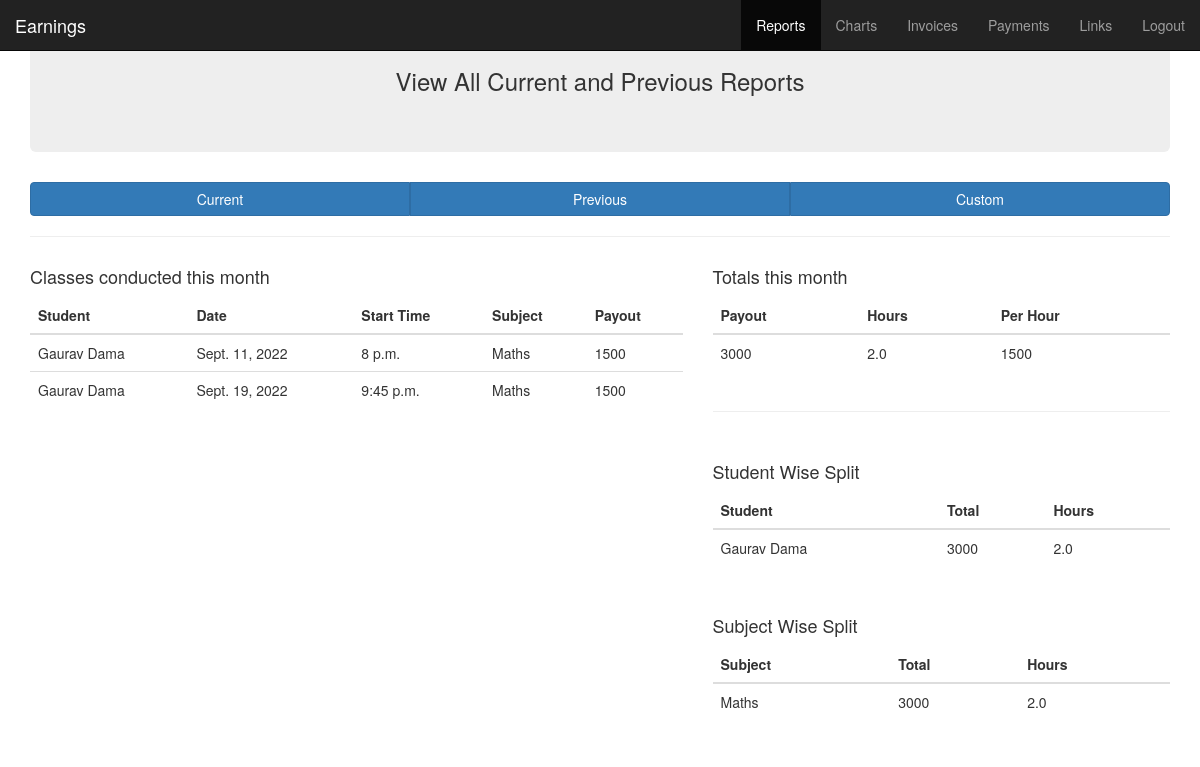
Page /reports/2/ (signed in) on the committed database.
### reports/models.py (models this page shows, shortened)
class Class(models.Model):
    student = models.CharField(max_length=30)
    date = models.DateField()
    start_time = models.TimeField()
    end_time = models.TimeField()
    subject = models.CharField(max_length=30)
    topic = models.CharField(max_length=60)
    homework = models.CharField(max_length=60, default='None')
    brought_over = models.CharField(max_length=60, default='No')
    remarks = models.CharField(max_length=100, default="None")
    duration = models.FloatField()
    payout = models.IntegerField()

### reports/views.py (the view)
# urls.py: path('reports/<int:tab_id>/', reports.views.dashboard, name="dashboard"),
@login_required
def dashboard(request, tab_id):
    if tab_id in (1,2):
        start_date, end_date = get_dates(tab_id)
    else:
        start_date, end_date = request.POST["modal_start_date"], request.POST["modal_end_date"]
    classes = Class.objects.filter(
        date__gte=start_date,
        date__lte=end_date
    ).order_by('date', 'start_time')
    total, hours, hourly_average = get_totals(classes)
    student_wise = get_student_wise(classes)
    subject_wise = get_subject_wise(classes)
    return render(request, 'reports/dashboard.html', {'classes': classes,
                                                      'total': total,
                                                      'hours': hours,
                                                      'hourly_average' : hourly_average,
                                                      'student_wise': student_wise,
                                                      'subject_wise' : subject_wise})

### reports/views.py (called while the page is built, shortened)
def get_totals(classes):
    total = 0
    hours = 0
    for c in classes:
        total += c.payout
        hours += c.duration
    if hours == 0:
        return 0, 0, 0
    return total, hours, int(total/hours)

def get_student_wise(classes):
    s_wise = {}
    for c in classes:
        if c.student in s_wise:
            s_wise[c.student][0] += c.payout
            s_wise[c.student][1] += c.duration
        else:
            s_wise[c.student] = []
            s_wise[c.student].append(c.payout)
            s_wise[c.student].append(c.duration)
    s_wise = {k: v for k, v in sorted(s_wise.items(), key=lambda item: item[1], reverse=True)}
    return s_wise

def get_subject_wise(classes):
    s_wise = {}
    for c in classes:
        if c.subject in s_wise:
            s_wise[c.subject][0] += c.payout
            s_wise[c.subject][1] += c.duration
        else:
            s_wise[c.subject] = []
            s_wise[c.subject].append(c.payout)
            s_wise[c.subject].append(c.duration)
    s_wise = {k: v for k, v in sorted(s_wise.items(), key=lambda item: item[1], reverse=True)}
    return s_wise

def get_dates(tab_id):
    if tab_id == 2:
        today = date.today()
        first = today.replace(day=1)
        prev_month_last = first - timedelta(days=1)
        prev_month_first = prev_month_last.replace(day=1)
        return prev_month_first, prev_month_last

### reports/templates/reports/dashboard.html (shortened to what this page needs)
<!DOCTYPE html>
<html lang="en">
<head>
    {% load static %}
  <link rel="stylesheet" href="https://maxcdn.bootstrapcdn.com/bootstrap/3.4.1/css/bootstrap.min.css">
</head>
<body>
    <div class="container">
        <nav class="navbar navbar-inverse navbar-fixed-top">
          <div class="container-fluid">
            <div class="navbar-header">
              <a class="navbar-brand" href="{% url 'landing' %}">Earnings</a>
            </div>
            <ul class="nav navbar-nav navbar-right">
              <li class="active"><a href="#">Reports</a></li>
              <li><a href="{% url 'charts' 1 %}">Charts</a></li>
              <li><a href="{% url 'invoices_home' %}">Invoices</a></li>
              <li><a href="{% url 'payments' %}">Payments</a></li>
              <li><a href="{% url 'links' %}">Links</a></li>
              <li><a href="{% url 'logout' %}">Logout</a></li>
            </ul>
          </div>
        </nav>
        <div class="jumbotron text-center">
            <h3>View All Current and Previous Reports</h3>
        </div>
        <div class="btn-group btn-group-justified">
                <a href="{% url 'dashboard' 1 %}" class="btn btn-primary">Current</a>
                <a href="{% url 'dashboard' 2 %}" class="btn btn-primary">Previous</a>
                <a href="{% url 'dashboard' 3 %}" class="btn btn-primary"
                   data-toggle = "modal"
                   data-target="#exampleModal">Custom</a>
        </div>
        <hr>
    </div>
    <div class="container">
        <div class="row">
            <div class="col-md-7">
                <h4>Classes conducted this month</h4>
                  <div class="table-responsive">
                      <table class="table table-hover">
                        <thead>
                          <tr>
                            <th>Student</th>
                            <th>Date</th>
                            <th>Start Time</th>
                            <th>Subject</th>
                            <th>Payout</th>
                          </tr>
                        </thead>
                        <tbody>
                        {% for class in classes.all %}
                          <tr>
                            <td>{{class.student}}</td>
                            <td>{{class.date}}</td>
                            <td>{{class.start_time}}</td>
                            <td>{{class.subject}}</td>
                            <td>{{class.payout}}</td>
                          </tr>
                        {% endfor %}
                        </tbody>
                      </table>
                      </div>
            </div>
            <div class="col-md-5">
                <div id="total_earnings_month">
                    <h4>Totals this month</h4>
                  <div class="table-responsive">
                      <table class="table table-hover">
                        <thead>
                          <tr>
                            <th>Payout</th>
                            <th>Hours</th>
                            <th>Per Hour</th>
                          </tr>
                        </thead>
                        <tbody>
                          <tr>
                            <td>{{total}}</td>
                            <td>{{hours}}</td>
                            <td>{{hourly_average}}</td>
                          </tr>
                        </tbody>
                      </table>
                      </div>
                    <hr>
                </div>
                <br>
                <div id="student_wise">
                    <h4>Student Wise Split</h4>
                  <div class="table-responsive">
                      <table class="table table-hover">
                        <thead>
                          <tr>
                            <th>Student</th>
                            <th>Total</th>
                            <th>Hours</th>
                          </tr>
                        </thead>
                        <tbody>
                        {% for key, value in student_wise.items %}
                          <tr>
                            <td>{{key}}</td>
                            {% for v in value %}
                              <td>{{v}}</td>
                            {% endfor %}
                          </tr>
                        {% endfor %}
                        </tbody>
                      </table>
                      </div>
                </div>
                <br>
                <div id="subject_wise">
                    <h4> Subject Wise Split</h4>
                  <div class="table-responsive">
                      <table class="table table-hover">
                        <thead>
                          <tr>
                            <th>Subject</th>
                            <th>Total</th>
                            <th>Hours</th>
                          </tr>
                        </thead>
                        <tbody>
                        {% for key, value in subject_wise.items %}
                          <tr>
                            <td>{{key}}</td>
                            {% for v in value %}
                              <td>{{v}}</td>
                            {% endfor %}
                          </tr>
                        {% endfor %}
                        </tbody>
                      </table>
                      </div>
                </div>
            </div>
        </div>
    </div>
</body>
</html>

### rows in the picture
Class: student "Gaurav Dama", date "Sept. 11, 2022", start_time "8 p.m.", subject "Maths", payout "1500", student_wise "Gaurav Dama", subject_wise "Maths"
Class: student "Gaurav Dama", date "Sept. 19, 2022", start_time "9:45 p.m.", subject "Maths", payout "1500"

### other values in the picture
{{ total }} "3000"
{{ hours }} "2.0"
{{ hourly_average }} "1500"
{{ v }} "3000" "2.0"
